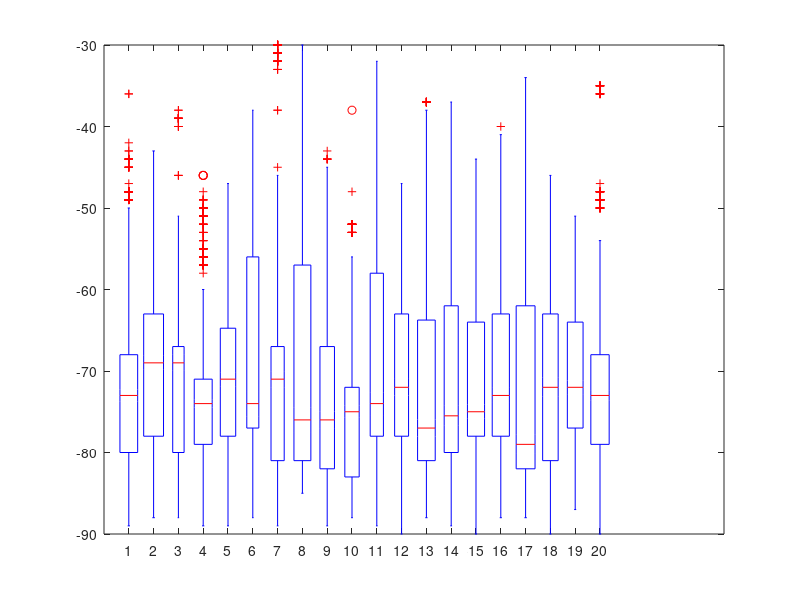

This chart was generated by the following MATLAB code: (Note: this script raises an error after producing the figure.)
exp = "RSSI online TWIST small 02 WiFi traffic";
x = [17.56,3.51,2.17,2.02,17.59,20.54,22.08,16.12,23.9,26.68,30.28,26.53,11.57,14.48,5.39,9.81,11.57,8.48,20.71,5.16];
y = [5.06,9.02,4.98,10.98,10.95,10.94,9.02,9.02,1.67,9.03,1.67,5.39,5.06,10.95,5.06,9.02,1.89,1.93,1.65,10.94];
z = [70.87,70.16,71.37,72.21,70.72,68.08,68.22,70.25,73.57,74.41,68.07,69.93,70.72,70.75,71.39,70.55,71.11,71.46,70.33,71.2];
variance = [146,2,84,2,140,2,116,2,94,2,199,2,285,2,149,2,108,2,109,2,193,2,129,2,224,2,134,2,115,2,108,2,217,2,107,2,84,2,139,2];
rssi1 = [-85,-85,-85,-85,-86,-85,-85,-85,-85,-85,-86,-85,-85,-85,-87,-85,-85,-86,-85,-86,-78,-78,-79,-78,-78,-79,-79,-79,-75,-76,-78,-76,-78,-77,-78,-80,-78,-78,-78,-78,-73,-71,-71,-72,-72,-71,-72,-70,-71,-72,-72,-70,-71,-72,-71,-70,-71,-71,-70,-72,-71,-72,-70,-70,-71,-70,-70,-71,-72,-71,-71,-72,-71,-71,-69,-72,-71,-70,-72,-70,-70,-71,-72,-70,-71,-71,-72,-70,-71,-72,-70,-71,-71,-73,-70,-71,-72,-72,-71,-72,-70,-70,-70,-70,-69,-71,-69,-69,-70,-71,-69,-70,-70,-70,-70,-70,-70,-70,-70,-71,-52,-53,-52,-53,-36,-52,-52,-53,-51,-49,-51,-52,-36,-51,-50,-52,-52,-71,-52,-53,-83,-83,-83,-83,-83,-83,-83,-45,-44,-71,-45,-43,-45,-43,-45,-45,-44,-44,-44,-44,-44,-45,-45,-44,-44,-42,-44,-80,-80,-80,-80,-80,-80,-80,-80,-89,-78,-79,-78,-78,-79,-79,-78,-79,-78,-78,-78,-78,-78,-78,-78,-79,-78,-79,-78,-79,-80,-80,-80,-80,-80,-80,-80,-80,-79,-79,-79,-79,-79,-79,-79,-79,-82,-82,-82,-82,-82,-82,-82,-79,-79,-79,-79,-79,-79,-79,-79,-78,-78,-79,-78,-79,-79,-78,-79,-75,-78,-79,-75,-76,-79,-76,-78,-76,-79,-78,-78,-69,-69,-69,-69,-69,-69,-70,-69,-69,-69,-69,-68,-69,-68,-47,-69,-69,-69,-69,-49,-80,-80,-80,-80,-81,-80,-81,-80,-80,-80,-80,-81,-80,-80,-80,-81,-80,-79,-81,-80,-59,-58,-59,-49,-58,-59,-59,-59,-58,-51,-59,-59,-59,-50,-58,-59,-59,-58,-59,-57,-69,-49,-69,-69,-69,-64,-69,-70,-69,-69,-69,-70,-69,-70,-69,-69,-69,-69,-69,-68,-79,-76,-76,-79,-76,-79,-76,-79,-79,-79,-79,-78,-79,-79,-78,-78,-79,-80,-79,-79,-74,-74,-74,-74,-74,-74,-74,-74,-84,-82,-82,-81,-80,-86,-78,-81,-86,-82,-81,-81,-73,-79,-83,-84,-80,-84,-84,-82,-48,-48,-49,-49,-49,-48,-48,-49,-49,-49,-49,-49,-48,-48,-48,-48,-49,-48,-48,-49,-74,-73,-73,-73,-73,-73,-73,-73,-73,-72,-73,-73,-73,-73,-73,-73,-73,-73,-73,-73,-73,-73,-74,-73,-73,-74,-72,-73,-73,-74,-74,-73,-73,-74,-73,-73,-74,-74,-73,-72,-50,-48,-48,-48,-49,-48,-48,-48,-49,-49,-48,-48,-49,-48,-48,-49,-49,-48,-48,-50,-48,-48,-49,-48,-48,-48,-48,-50,-48,-48,-49,-48,-48,-49,-48,-49,-48,-48,-49,-49,-74,-73,-73,-74,-74,-74,-73,-73,-74,-73,-73,-74,-73,-73,-74,-73,-73,-74,-73,-73,-81,-81,-81,-81,-81,-81,-81,-81,-61,-60,-61,-61,-61,-61,-61,-60,-61,-63,-60,-61,-60,-61,-61,-60,-61,-61,-48,-64,-81,-83,-83,-82,-82,-83,-69,-83,-82,-83,-83,-82,-83,-82,-82,-83,-84,-83,-82,-81,-81,-82,-81,-82,-82,-82,-82,-83,-82,-82,-81,-82,-81,-81,-82,-81,-81,-81,-82,-87,-87,-84,-86,-87,-87,-84,-87,-86,-88,-87,-87,-85,-84,-85,-85,-86,-87,-84,-86,-80,-80,-80,-80,-80,-80,-80,-80,-80,-80,-80,-80,-80,-80,-80,-80,-79,-79,-79,-79,-79,-79,-79,-79,-70,-48,-71,-70,-70,-71,-71,-72,-70,-71,-70,-70,-70,-70,-51,-70,-70,-51,-48,-71,-84,-84,-84,-84,-84,-84,-60,-59,-59,-59,-60,-60,-59,-59,-60,-60,-59,-60,-59,-59,-59,-59,-59,-60,-60,-58,-83,-81,-81,-81,-83,-81,-81,-83,-81,-81,-81,-81,-81,-81,-82,-82,-82,-83,-82,-80];
rssi2 = [-78,-78,-78,-78,-78,-78,-78,-78,-78,-78,-79,-78,-69,-69,-68,-69,-69,-60,-69,-69,-60,-69,-68,-66,-68,-69,-62,-67,-69,-61,-68,-67,-67,-69,-69,-60,-69,-69,-59,-69,-69,-67,-68,-69,-63,-67,-69,-61,-68,-67,-69,-68,-68,-61,-69,-68,-59,-69,-68,-66,-68,-69,-62,-67,-69,-61,-68,-67,-69,-69,-68,-69,-69,-67,-63,-67,-67,-63,-67,-67,-63,-67,-67,-64,-67,-64,-67,-67,-64,-67,-67,-67,-63,-63,-63,-63,-63,-63,-63,-63,-63,-63,-63,-63,-63,-63,-63,-63,-63,-63,-63,-63,-81,-81,-81,-81,-81,-81,-81,-81,-81,-81,-81,-81,-81,-86,-86,-85,-86,-86,-85,-85,-86,-86,-86,-86,-86,-85,-86,-85,-85,-86,-85,-79,-78,-78,-79,-78,-78,-75,-78,-79,-75,-78,-79,-75,-78,-79,-75,-78,-79,-75,-78,-61,-62,-68,-68,-62,-68,-68,-65,-68,-68,-65,-61,-68,-68,-61,-62,-68,-61,-62,-68,-63,-61,-63,-61,-62,-64,-62,-63,-63,-63,-62,-63,-61,-82,-82,-82,-82,-82,-82,-82,-82,-82,-82,-82,-82,-82,-82,-82,-82,-82,-82,-82,-82,-57,-58,-63,-57,-57,-60,-56,-57,-57,-62,-57,-57,-53,-57,-58,-53,-57,-57,-53,-76,-73,-74,-76,-73,-73,-73,-76,-72,-73,-76,-72,-73,-76,-72,-73,-75,-73,-74,-75,-74,-75,-73,-75,-74,-73,-75,-73,-75,-73,-73,-75,-73,-73,-74,-73,-73,-74,-75,-73,-79,-72,-73,-74,-79,-71,-74,-75,-71,-74,-75,-71,-74,-76,-73,-74,-75,-73,-72,-74,-63,-63,-63,-63,-63,-63,-63,-63,-63,-63,-63,-63,-63,-63,-63,-63,-63,-63,-63,-63,-74,-71,-74,-74,-74,-74,-74,-73,-74,-74,-71,-74,-74,-71,-74,-74,-71,-75,-72,-74,-71,-65,-67,-71,-65,-67,-71,-71,-66,-71,-71,-66,-71,-71,-66,-71,-71,-71,-65,-65,-61,-64,-66,-61,-62,-65,-66,-73,-63,-66,-70,-63,-62,-70,-63,-62,-65,-64,-67,-63,-64,-65,-61,-64,-66,-66,-63,-66,-66,-64,-64,-62,-70,-65,-62,-67,-65,-65,-75,-77,-75,-77,-77,-69,-76,-76,-73,-76,-75,-76,-75,-77,-76,-77,-72,-75,-77,-74,-56,-64,-64,-55,-63,-64,-56,-63,-63,-57,-55,-63,-56,-64,-60,-63,-64,-58,-63,-63,-87,-86,-87,-87,-86,-87,-87,-86,-87,-87,-88,-87,-87,-87,-87,-87,-87,-87,-87,-87,-73,-70,-70,-73,-68,-68,-73,-68,-72,-68,-73,-73,-67,-73,-69,-73,-71,-74,-73,-71,-61,-63,-63,-56,-54,-67,-56,-60,-63,-63,-64,-63,-64,-54,-63,-63,-55,-63,-63,-56,-61,-63,-63,-59,-61,-63,-65,-61,-63,-65,-64,-63,-65,-59,-62,-63,-59,-63,-63,-59,-68,-68,-68,-70,-68,-68,-68,-68,-68,-68,-68,-68,-68,-68,-68,-68,-68,-68,-68,-68,-68,-68,-68,-68,-68,-68,-68,-68,-68,-68,-68,-68,-68,-68,-68,-68,-68,-68,-68,-68,-68,-68,-68,-68,-68,-68,-68,-68,-67,-68,-68,-67,-68,-68,-67,-68,-68,-68,-68,-68,-79,-78,-78,-82,-78,-78,-82,-77,-78,-83,-77,-78,-79,-81,-79,-79,-78,-79,-79,-78,-49,-53,-49,-70,-49,-49,-49,-52,-49,-43,-44,-60,-49,-44,-49,-53,-48,-49,-51,-49,-63,-66,-66,-66,-64,-67,-66,-66,-68,-70,-66,-67,-66,-68,-66,-66,-67,-65,-66,-67,-79,-79,-79,-79,-79,-79,-79,-79,-79,-79,-79,-79,-79,-79,-79,-79,-79,-79,-79,-79,-80,-81,-81,-80,-81,-81,-80,-81,-81,-81,-81,-81,-81,-81,-81,-81,-80,-81,-81,-83,-80,-83,-80,-80,-82,-84,-80,-80,-80,-80,-80,-80,-81,-80,-80,-83,-80,-80,-83,-80,-79,-79,-79,-79,-79,-79,-79,-79,-79,-79,-79,-79,-79,-79,-79,-79,-79,-46,-50,-47,-49,-54,-48,-51,-49,-48,-48,-49,-48,-54,-46,-79,-48,-46,-47,-50,-48,-82,-78,-82,-82,-81,-78,-82,-81,-82,-76,-81,-83,-74,-82,-82,-79,-82,-82,-81,-83,-79,-79];
rssi3 = [-84,-83,-84,-84,-83,-84,-84,-84,-84,-84,-84,-83,-84,-83,-84,-83,-83,-83,-83,-83,-83,-83,-83,-83,-83,-83,-83,-83,-83,-83,-82,-82,-82,-82,-82,-82,-82,-82,-82,-82,-82,-83,-82,-82,-82,-82,-82,-82,-82,-82,-80,-76,-80,-80,-76,-78,-80,-76,-78,-80,-76,-78,-80,-78,-80,-78,-80,-51,-54,-53,-51,-53,-53,-53,-53,-53,-53,-54,-53,-52,-53,-54,-53,-53,-54,-55,-53,-58,-61,-61,-58,-61,-59,-59,-59,-59,-59,-59,-59,-59,-58,-59,-59,-58,-58,-59,-58,-59,-59,-59,-59,-59,-59,-59,-59,-59,-59,-59,-59,-59,-59,-59,-59,-59,-60,-59,-59,-68,-79,-79,-79,-79,-79,-79,-78,-79,-80,-79,-79,-80,-80,-79,-79,-80,-80,-79,-78,-79,-79,-79,-79,-78,-79,-80,-78,-79,-80,-78,-80,-79,-79,-79,-80,-80,-79,-80,-80,-87,-87,-87,-87,-88,-88,-87,-87,-88,-87,-86,-86,-86,-87,-86,-87,-86,-88,-87,-86,-72,-67,-68,-72,-67,-68,-68,-68,-67,-68,-68,-68,-68,-68,-69,-67,-68,-68,-67,-68,-78,-80,-79,-81,-80,-79,-80,-80,-79,-80,-80,-81,-81,-79,-78,-80,-79,-78,-80,-79,-68,-67,-62,-69,-67,-67,-68,-61,-68,-68,-68,-68,-68,-68,-68,-46,-68,-68,-46,-46,-68,-66,-68,-68,-66,-68,-67,-68,-67,-66,-68,-66,-66,-68,-66,-67,-69,-66,-65,-68,-69,-69,-66,-69,-67,-67,-69,-67,-66,-68,-66,-67,-68,-69,-67,-69,-66,-68,-74,-67,-66,-68,-67,-66,-68,-67,-67,-69,-67,-67,-69,-69,-66,-69,-67,-69,-68,-66,-68,-69,-84,-86,-85,-84,-86,-85,-84,-86,-85,-84,-86,-86,-83,-86,-85,-85,-84,-85,-86,-85,-39,-40,-39,-40,-40,-39,-39,-39,-38,-39,-39,-38,-39,-39,-39,-39,-39,-39,-40,-39,-78,-77,-78,-77,-78,-77,-77,-78,-77,-77,-77,-78,-77,-77,-77,-77,-77,-78,-77,-78,-68,-68,-68,-68,-68,-67,-68,-67,-68,-68,-68,-69,-68,-68,-68,-69,-67,-68,-68,-69,-84,-84,-84,-84,-79,-80,-80,-80,-78,-79,-81,-80,-80,-80,-79,-80,-80,-80,-80,-80,-80,-79,-80,-80,-69,-68,-68,-69,-68,-68,-69,-67,-68,-68,-69,-68,-68,-69,-69,-68,-66,-69,-68,-68];
rssi4 = [-88,-87,-88,-88,-87,-87,-88,-88,-88,-88,-88,-88,-88,-88,-88,-88,-88,-86,-87,-88,-74,-74,-75,-74,-74,-74,-75,-75,-74,-74,-75,-74,-74,-75,-75,-74,-74,-75,-75,-75,-74,-74,-75,-75,-74,-74,-74,-75,-74,-74,-74,-74,-75,-74,-75,-74,-74,-74,-74,-74,-74,-74,-75,-74,-74,-74,-74,-74,-74,-74,-74,-75,-74,-74,-74,-74,-74,-74,-74,-74,-85,-87,-87,-83,-85,-87,-87,-85,-87,-87,-73,-87,-87,-73,-85,-87,-83,-85,-87,-83,-82,-81,-82,-82,-81,-79,-82,-81,-79,-82,-81,-79,-82,-82,-82,-81,-82,-82,-81,-82,-79,-82,-82,-79,-83,-81,-80,-82,-81,-80,-82,-80,-82,-82,-80,-81,-82,-82,-72,-72,-72,-72,-72,-69,-72,-72,-69,-72,-72,-72,-72,-73,-72,-72,-72,-72,-72,-72,-74,-74,-75,-74,-72,-75,-74,-74,-74,-74,-73,-74,-75,-74,-74,-75,-74,-74,-75,-75,-74,-74,-75,-75,-74,-75,-74,-74,-75,-73,-75,-73,-74,-73,-74,-74,-74,-74,-74,-74,-74,-74,-75,-74,-74,-75,-73,-73,-74,-73,-73,-74,-74,-73,-75,-75,-74,-76,-76,-77,-77,-76,-76,-77,-76,-76,-76,-76,-76,-77,-76,-76,-76,-76,-76,-76,-76,-57,-56,-56,-57,-56,-56,-57,-56,-54,-56,-57,-54,-56,-57,-57,-56,-57,-56,-56,-56,-56,-56,-56,-56,-56,-55,-56,-55,-56,-55,-55,-55,-55,-55,-56,-56,-56,-55,-55,-55,-55,-56,-57,-56,-55,-57,-56,-56,-57,-55,-55,-55,-55,-54,-57,-55,-55,-56,-70,-73,-72,-71,-72,-71,-73,-73,-73,-73,-73,-72,-72,-72,-72,-73,-73,-73,-73,-73,-50,-50,-50,-46,-50,-51,-46,-51,-48,-54,-50,-51,-50,-50,-50,-51,-51,-50,-50,-51,-67,-75,-71,-71,-75,-71,-77,-75,-72,-71,-77,-71,-71,-77,-71,-71,-76,-72,-68,-71,-51,-49,-51,-49,-50,-50,-50,-51,-51,-50,-52,-51,-51,-51,-50,-50,-51,-51,-49,-51,-61,-62,-62,-63,-62,-63,-63,-62,-61,-63,-60,-62,-62,-63,-61,-62,-63,-62,-63,-63,-78,-78,-78,-78,-82,-78,-81,-82,-78,-81,-79,-78,-81,-79,-78,-79,-78,-78,-78,-78,-78,-78,-78,-78,-82,-78,-78,-78,-78,-78,-78,-78,-78,-78,-78,-78,-78,-78,-78,-78,-78,-82,-78,-78,-78,-78,-78,-78,-78,-78,-78,-78,-78,-78,-78,-78,-78,-78,-89,-89,-88,-85,-89,-88,-85,-89,-89,-89,-89,-89,-88,-89,-89,-88,-89,-89,-88,-79,-79,-77,-79,-79,-79,-79,-79,-79,-79,-79,-80,-77,-77,-79,-80,-79,-78,-79,-80,-56,-53,-57,-57,-58,-56,-57,-56,-57,-56,-57,-52,-51,-52,-56,-57,-60,-56,-57,-56,-72,-73,-72,-73,-71,-72,-73,-71,-72,-73,-72,-70,-72,-72,-72,-72,-72,-73,-72,-72,-73,-73,-72,-73,-71,-70,-73,-72,-72,-72,-72,-72,-73,-72,-72,-72,-72,-73,-73,-73,-72,-72,-70,-70,-73,-72,-70,-73,-72,-72,-73,-72,-72,-72,-72,-73,-72,-72,-77,-77,-77,-77,-81,-77,-77,-81,-77,-77,-76,-77,-77,-77,-77,-77,-76,-81,-77,-77,-77,-77,-77,-80,-77,-77,-77,-80,-77,-77,-77,-77,-81,-77,-77,-78,-80,-77,-81,-81,-80,-77,-81,-80,-77,-77,-80,-77,-77,-80,-77,-77,-78,-80,-77,-52,-84,-54,-49,-52,-52,-46,-53,-55,-51,-51,-53,-52,-53,-53,-52,-49,-53,-52,-50,-80,-81,-79,-80,-81,-79,-80,-80,-79,-82,-80,-79,-82,-78,-83,-80,-79,-80,-80,-79,-88,-88,-89,-88,-89,-88,-88,-89,-87,-88,-88,-88,-88,-88,-88,-88,-88];
rssi5 = [-78,-78,-78,-78,-78,-78,-78,-78,-78,-78,-78,-78,-78,-78,-78,-78,-78,-78,-78,-78,-78,-78,-78,-78,-78,-78,-78,-78,-78,-78,-78,-78,-78,-78,-78,-78,-64,-65,-64,-65,-65,-64,-65,-65,-64,-65,-65,-65,-65,-65,-64,-65,-65,-64,-65,-65,-64,-65,-64,-64,-66,-54,-64,-65,-64,-65,-66,-64,-65,-65,-65,-64,-64,-64,-65,-64,-64,-65,-65,-66,-55,-64,-65,-64,-64,-65,-65,-65,-65,-66,-64,-65,-65,-64,-65,-62,-89,-88,-88,-89,-88,-88,-88,-87,-88,-89,-88,-87,-88,-88,-87,-88,-87,-87,-88,-87,-70,-72,-69,-71,-71,-70,-71,-74,-70,-71,-68,-71,-71,-68,-70,-71,-72,-70,-72,-69,-80,-80,-79,-79,-79,-79,-79,-79,-79,-79,-79,-79,-79,-79,-56,-56,-56,-54,-56,-56,-56,-56,-56,-55,-54,-56,-55,-56,-57,-56,-56,-55,-56,-56,-81,-81,-81,-81,-81,-81,-81,-81,-81,-81,-81,-81,-81,-81,-81,-81,-81,-80,-80,-80,-80,-80,-80,-80,-80,-80,-80,-80,-80,-84,-84,-84,-84,-84,-84,-84,-84,-84,-84,-84,-84,-76,-76,-76,-76,-76,-76,-76,-76,-76,-76,-76,-76,-76,-76,-76,-76,-76,-76,-76,-76,-75,-75,-75,-75,-75,-75,-75,-75,-75,-75,-75,-75,-71,-70,-70,-70,-69,-70,-70,-69,-68,-70,-70,-70,-68,-70,-70,-70,-69,-70,-70,-69,-55,-55,-54,-55,-55,-55,-55,-54,-55,-55,-55,-55,-55,-55,-54,-55,-55,-55,-55,-55,-63,-63,-63,-63,-63,-63,-63,-63,-63,-63,-63,-63,-62,-61,-63,-63,-63,-63,-63,-62,-48,-48,-48,-49,-48,-49,-49,-47,-48,-49,-51,-48,-76,-49,-48,-49,-48,-48,-48,-49,-55,-55,-55,-55,-55,-55,-55,-55,-55,-55,-53,-55,-55,-54,-55,-55,-54,-55,-55,-54,-81,-66,-68,-68,-66,-68,-66,-67,-67,-66,-68,-67,-66,-68,-68,-67,-68,-68,-66,-68,-68,-67,-69,-57,-67,-69,-57,-67,-69,-57,-67,-67,-67,-69,-66,-67,-69,-66,-66,-68,-68,-68,-67,-67,-68,-57,-68,-67,-57,-68,-67,-68,-68,-67,-68,-68,-67,-68,-68,-67,-68,-84,-86,-86,-84,-85,-85,-86,-88,-85,-86,-87,-86,-85,-85,-86,-85,-88,-87,-86,-86,-74,-75,-76,-74,-75,-75,-75,-76,-75,-75,-76,-75,-75,-75,-75,-75,-75,-78,-75,-75,-82,-82,-82,-82,-82,-82,-82,-83,-83,-82,-82,-83,-82,-81,-82,-83,-83,-82,-82,-82,-77,-77,-77,-77,-77,-77,-77,-77,-76,-77,-77,-77,-77,-77,-77,-76,-78,-77,-77,-77,-71,-73,-73,-71,-72,-73,-71,-71,-73,-73,-71,-72,-73,-71,-71,-73,-71,-71,-73,-71,-73,-72,-71,-73,-73,-71,-73,-73,-71,-73,-73,-71,-71,-73,-71,-71,-71,-74,-71,-71,-71,-73,-73,-71,-73,-73,-71,-73,-73,-71,-71,-73,-71,-71,-70,-73,-71,-71,-73,-71,-64,-75,-63,-64,-70,-64,-64,-63,-63,-63,-64,-64,-63,-63,-63,-63,-69,-63,-63,-63,-78,-78,-79,-78,-78,-78,-78,-76,-78,-78,-79,-78,-78,-79,-78,-78,-77,-78,-78,-78];
rssi6 = [-49,-47,-48,-48,-47,-48,-47,-47,-48,-48,-46,-62,-48,-48,-49,-47,-47,-47,-48,-47,-47,-48,-47,-47,-47,-47,-47,-47,-47,-47,-47,-47,-47,-47,-48,-47,-47,-47,-47,-47,-47,-48,-47,-48,-48,-47,-48,-47,-47,-48,-48,-47,-48,-47,-47,-47,-47,-47,-47,-47,-87,-87,-86,-87,-87,-88,-88,-86,-88,-86,-87,-87,-87,-87,-88,-87,-87,-87,-87,-87,-71,-73,-74,-72,-73,-72,-72,-73,-72,-69,-73,-71,-71,-74,-72,-71,-74,-67,-71,-74,-55,-53,-67,-55,-66,-67,-69,-66,-64,-67,-66,-66,-67,-66,-66,-67,-65,-67,-66,-53,-76,-76,-74,-77,-76,-76,-76,-74,-75,-76,-75,-76,-76,-75,-74,-76,-76,-75,-76,-76,-56,-56,-56,-56,-56,-56,-56,-56,-56,-56,-57,-56,-56,-56,-55,-56,-56,-56,-56,-56,-53,-53,-52,-53,-69,-52,-53,-53,-52,-53,-53,-52,-53,-53,-53,-53,-52,-53,-53,-52,-39,-38,-39,-39,-39,-39,-39,-39,-39,-38,-38,-38,-38,-39,-38,-39,-39,-38,-38,-39,-57,-56,-56,-56,-56,-55,-56,-56,-49,-56,-56,-55,-56,-56,-56,-55,-56,-56,-56,-56,-73,-74,-74,-73,-73,-75,-74,-73,-74,-75,-74,-73,-74,-74,-73,-74,-74,-73,-75,-74,-74,-74,-74,-74,-74,-74,-73,-75,-74,-73,-74,-74,-73,-74,-75,-74,-74,-74,-74,-74,-74,-73,-73,-74,-74,-73,-74,-73,-73,-74,-74,-74,-73,-74,-74,-74,-73,-74,-74,-74,-88,-88,-88,-88,-88,-88,-88,-88,-88,-88,-88,-88,-86,-88,-88,-86,-82,-83,-83,-82,-83,-83,-82,-83,-83,-82,-75,-77,-83,-82,-82,-83,-82,-82,-83,-83,-82,-82,-82,-83,-83,-82,-83,-83,-82,-83,-82,-84,-83,-82,-82,-84,-83,-82,-84,-82,-80,-79,-79,-79,-79,-80,-80,-79,-79,-80,-78,-78,-79,-79,-79,-75,-79,-80,-79,-74,-77,-76,-74,-76,-73,-76,-75,-74,-75,-77,-75,-75,-76,-73,-77,-75,-74,-76,-76,-73,-74,-76,-73,-76,-75,-74,-76,-77,-74,-76,-76,-73,-77,-77,-74,-76,-76,-74,-76,-77,-76,-73,-75,-74,-74,-75,-77,-74,-75,-77,-74,-76,-76,-74,-76,-76,-74,-76,-76,-74,-63,-62,-63,-63,-62,-63,-64,-62,-63,-61,-63,-63,-63,-63,-63,-63,-63,-62,-63,-62,-84,-84,-85,-84,-82,-85,-84,-84,-84,-85,-85,-84,-84,-84,-85,-83,-85,-84,-84,-85];
rssi7 = [-30,-32,-32,-30,-30,-31,-32,-31,-30,-33,-31,-32,-31,-31,-31,-31,-31,-31,-32,-32,-32,-30,-31,-30,-32,-31,-31,-32,-31,-33,-31,-30,-30,-31,-31,-30,-32,-33,-30,-32,-30,-32,-32,-30,-30,-32,-30,-31,-32,-31,-32,-31,-31,-31,-31,-31,-30,-32,-32,-77,-75,-76,-74,-76,-76,-76,-76,-76,-76,-76,-76,-80,-76,-76,-75,-76,-75,-75,-75,-59,-59,-57,-59,-58,-58,-59,-58,-58,-59,-58,-51,-57,-58,-57,-57,-58,-58,-67,-58,-59,-61,-38,-59,-60,-38,-59,-60,-59,-60,-59,-59,-58,-60,-59,-58,-59,-60,-59,-52,-89,-88,-88,-88,-88,-89,-88,-88,-87,-88,-87,-88,-88,-87,-88,-88,-88,-89,-88,-88,-82,-82,-82,-81,-82,-82,-81,-82,-82,-81,-82,-82,-82,-81,-82,-82,-81,-82,-82,-81,-81,-81,-81,-88,-85,-88,-89,-89,-88,-89,-89,-88,-89,-89,-88,-89,-89,-88,-89,-89,-88,-89,-89,-70,-56,-70,-70,-70,-70,-70,-70,-68,-70,-70,-70,-70,-50,-69,-70,-69,-69,-70,-69,-70,-70,-70,-70,-71,-71,-70,-70,-70,-70,-69,-70,-70,-71,-70,-69,-71,-70,-70,-71,-46,-46,-46,-46,-45,-46,-47,-46,-46,-46,-46,-46,-46,-46,-46,-46,-46,-46,-46,-46,-70,-52,-70,-70,-70,-70,-70,-69,-70,-51,-69,-70,-69,-71,-70,-70,-56,-70,-71,-70,-68,-70,-70,-69,-70,-69,-70,-70,-68,-70,-70,-68,-68,-67,-68,-67,-68,-68,-70,-71,-77,-76,-73,-77,-73,-74,-77,-76,-74,-76,-77,-76,-73,-77,-76,-73,-77,-76,-73,-74,-77,-74,-74,-74,-76,-76,-74,-76,-77,-76,-74,-77,-77,-77,-78,-77,-77,-78,-77,-69,-70,-70,-68,-70,-68,-68,-68,-68,-68,-68,-71,-68,-70,-71,-68,-70,-69,-68,-70,-70,-69,-67,-70,-70,-68,-70,-68,-67,-68,-69,-70,-67,-68,-71,-70,-68,-71,-70,-68,-73,-76,-73,-78,-77,-73,-78,-77,-73,-77,-76,-77,-77,-76,-73,-77,-74,-74,-77,-77,-73,-74,-74,-74,-74,-74,-74,-73,-74,-74,-74,-72,-74,-73,-72,-74,-73,-73,-74,-74,-85,-86,-84,-85,-85,-84,-84,-84,-84,-86,-84,-84,-84,-84,-85,-84,-85,-84,-84,-84,-88,-88,-85,-88,-87,-86,-88,-87,-88,-88,-88,-88,-85,-87,-87,-89,-86,-88,-88,-86,-79,-79,-75,-79,-87,-75,-79,-85,-75,-79,-85,-75,-79,-85,-75,-79,-79,-79,-79,-69,-69,-70,-69,-69,-69,-69,-69,-68,-53,-69,-69,-70,-69,-68,-69,-70,-69,-69,-70,-83,-82,-82,-82,-82,-82,-81,-81,-82,-82,-83,-81,-82,-82,-81,-83,-83,-81,-82,-82];
rssi8 = [-77,-77,-78,-77,-76,-78,-77,-77,-78,-77,-77,-78,-77,-76,-79,-77,-77,-78,-77,-78,-77,-76,-78,-77,-77,-77,-77,-77,-78,-78,-77,-77,-77,-76,-77,-77,-78,-77,-77,-78,-77,-77,-77,-77,-77,-77,-77,-78,-77,-78,-77,-76,-78,-77,-78,-77,-77,-77,-78,-77,-54,-30,-54,-55,-30,-55,-54,-54,-54,-54,-54,-54,-55,-54,-55,-55,-55,-54,-55,-54,-54,-31,-54,-54,-54,-54,-55,-54,-55,-54,-55,-54,-31,-55,-30,-55,-54,-55,-55,-54,-55,-55,-54,-55,-55,-54,-55,-55,-54,-54,-55,-30,-54,-82,-83,-83,-83,-83,-83,-83,-83,-83,-82,-83,-83,-82,-83,-82,-82,-83,-82,-82,-83,-68,-67,-66,-65,-68,-66,-65,-68,-69,-64,-68,-69,-64,-67,-67,-68,-64,-68,-72,-66,-79,-79,-80,-80,-79,-80,-80,-79,-80,-80,-80,-79,-80,-80,-79,-80,-79,-80,-81,-79,-81,-79,-81,-80,-81,-81,-81,-81,-79,-81,-81,-78,-80,-48,-51,-50,-50,-50,-51,-50,-48,-51,-50,-51,-49,-46,-50,-51,-50,-51,-50,-50,-50,-80,-80,-80,-80,-80,-80,-80,-80,-80,-80,-80,-80,-80,-80,-80,-80,-80,-80,-80,-84,-83,-84,-83,-83,-83,-84,-84,-84,-84,-84,-84,-84,-84,-83,-85,-84,-83,-84,-85,-76,-77,-76,-77,-77,-77,-77,-77,-76,-75,-77,-77,-76,-75,-76,-76,-77,-76,-76,-77,-76,-76,-75,-77,-76,-75,-77,-76,-76,-75,-76,-76,-76,-77,-76,-76,-77,-76,-75,-77,-77,-77,-77,-76,-77,-79,-76,-77,-79,-76,-75,-76,-77,-76,-78,-78,-76,-78,-78,-78,-78,-78,-77,-78,-78,-79,-77,-76,-78,-78,-77,-78,-78,-76,-78,-78,-78,-78,-52,-52,-52,-51,-51,-46,-51,-52,-52,-52,-52,-52,-52,-52,-50,-48,-52,-52,-53,-51,-73,-73,-70,-73,-72,-73,-73,-71,-71,-73,-73,-74,-73,-73,-73,-73,-73,-73,-73,-72,-57,-52,-57,-53,-53,-52,-54,-53,-52,-53,-54,-53,-53,-53,-54,-53,-53,-53,-54,-53,-52,-49,-52,-52,-49,-52,-52,-52,-52,-52,-52,-52,-52,-51,-52,-52,-51,-52,-52,-51,-81,-81,-81,-81,-81,-81,-81,-79,-81,-81,-78,-81,-81,-80,-80,-81,-81,-81,-81,-81,-56,-57,-56,-57,-57,-56,-56,-57,-56,-56,-59,-68,-56,-57,-56,-57,-77,-57,-56,-57,-57,-56,-57,-57,-56,-57,-57,-56,-57,-57,-56,-56,-57,-68,-56,-57,-68,-57,-56,-57,-57,-56,-56,-57,-56,-56,-57,-56,-56,-57,-68,-56,-57,-68,-57,-56,-57,-78,-70,-70,-69,-70,-70,-69,-70,-70,-70,-70,-70,-67,-74,-50,-70,-70,-69,-70,-70,-70,-82,-81,-81,-82,-82,-82,-82,-82,-81,-82,-81,-81,-81,-82,-82,-81,-82,-82,-81,-81,-81,-81,-81,-81,-81,-80,-81,-82,-80,-80,-81,-81,-82,-81,-81,-82,-81,-81,-81,-81,-84,-81,-83,-83,-81,-83,-84,-83,-82,-83,-83,-81,-83,-84,-83,-83,-83,-83,-81,-83,-82,-82,-82,-83,-83,-83,-81,-83,-83,-82,-83,-83,-83,-83,-83,-84,-81,-82,-83,-82,-81,-83,-84,-84,-81,-83,-84,-83,-84,-83,-84,-83,-82,-83,-82,-83,-82,-81,-83,-84,-61,-64,-64,-64,-64,-64,-64,-62,-67,-64,-64,-63,-64,-64,-63,-62,-64,-63,-62,-64,-72,-71,-70,-70,-71,-70,-71,-71,-71,-70,-71,-71,-71,-71,-70,-71,-71,-68,-71,-71];
rssi9 = [-85,-85,-85,-85,-85,-85,-85,-85,-84,-85,-85,-84,-85,-85,-87,-85,-85,-87,-85,-85,-68,-68,-68,-67,-68,-68,-68,-68,-67,-67,-68,-66,-67,-68,-65,-69,-68,-68,-68,-68,-78,-77,-78,-77,-78,-77,-75,-77,-75,-77,-76,-77,-76,-88,-89,-88,-89,-88,-89,-88,-89,-88,-89,-89,-88,-89,-89,-88,-77,-77,-76,-77,-77,-76,-77,-77,-76,-77,-75,-77,-77,-75,-77,-75,-77,-76,-77,-76,-76,-77,-76,-76,-76,-76,-76,-76,-75,-77,-77,-76,-78,-77,-76,-77,-77,-58,-59,-58,-59,-58,-58,-58,-58,-59,-59,-57,-58,-58,-59,-59,-58,-59,-58,-59,-59,-46,-44,-45,-46,-44,-45,-47,-47,-44,-48,-45,-45,-44,-47,-45,-44,-45,-45,-43,-46,-57,-55,-56,-57,-56,-56,-56,-57,-56,-56,-59,-57,-55,-59,-58,-59,-54,-57,-55,-56,-78,-80,-77,-79,-79,-78,-80,-78,-80,-78,-78,-79,-78,-79,-78,-78,-78,-78,-78,-79,-79,-79,-79,-79,-81,-78,-80,-78,-79,-78,-78,-79,-78,-78,-77,-78,-78,-79,-78,-78,-80,-80,-77,-79,-80,-78,-79,-80,-80,-79,-79,-79,-78,-79,-79,-78,-78,-77,-67,-68,-68,-68,-68,-67,-66,-68,-68,-66,-68,-68,-68,-68,-69,-68,-68,-67,-68,-67,-84,-85,-82,-83,-82,-85,-82,-82,-84,-83,-82,-84,-85,-82,-84,-85,-82,-84,-85,-82,-89,-87,-87,-89,-87,-89,-87,-87,-87,-87,-89,-87,-87,-89,-87,-87,-88,-87,-86,-87,-87,-86,-87,-86,-87,-86,-87,-88,-86,-87,-74,-72,-72,-75,-74,-73,-73,-74,-72,-73,-74,-73,-72,-75,-74,-72,-75,-74,-72,-73,-81,-83,-84,-81,-83,-84,-82,-83,-82,-84,-82,-81,-84,-82,-81,-84,-83,-81,-83,-83,-67,-67,-67,-67,-68,-67,-66,-68,-68,-66,-68,-69,-68,-68,-68,-67,-68,-67,-67,-68,-85,-85,-83,-85,-85,-85,-85,-85,-85,-85,-85,-85,-85,-85,-66,-66,-66,-67,-66,-67,-66,-66,-66,-66,-66,-65,-63,-65,-63,-63,-65,-64,-65,-64,-65,-63,-63,-65,-64,-63,-63,-64,-63,-63,-64,-63,-63,-64,-65,-63,-65,-65,-64,-65,-65,-64,-69,-67,-65,-68,-67,-68,-68,-67,-68,-67,-68,-69,-67,-66,-69,-68,-68,-69,-65,-68,-68,-68,-67,-68,-67,-66,-69,-67,-68,-66,-68,-67,-66,-70,-67,-66,-70,-67,-63,-63,-65,-67,-63,-65,-67,-63,-64,-67,-63,-64,-63,-64,-63,-63,-74,-68,-73,-72,-73,-74,-71,-73,-73,-71,-72,-70,-71,-70,-73,-69,-70,-73,-71,-70,-87,-87,-87,-87,-87,-87,-87,-87,-87,-87,-87,-87,-87,-87,-87,-87,-87,-87,-87,-87,-80,-82,-81,-83,-81,-82,-81,-80,-82,-80,-81,-82,-81,-81,-81,-83,-81,-82,-82,-82,-80,-80,-80,-80,-80,-80,-80,-76,-77,-77,-76,-77,-77,-77,-77,-77,-76,-77,-77,-77,-76,-77,-78,-77,-77,-78,-77];
rssi10 = [-84,-82,-83,-83,-84,-82,-84,-85,-83,-84,-84,-84,-85,-84,-82,-84,-83,-83,-84,-84,-52,-58,-58,-52,-52,-52,-52,-53,-52,-57,-58,-57,-58,-58,-58,-58,-58,-58,-58,-58,-86,-87,-87,-86,-87,-87,-86,-87,-87,-87,-86,-86,-87,-86,-86,-86,-86,-86,-86,-86,-52,-53,-52,-53,-52,-52,-58,-58,-57,-58,-57,-58,-58,-58,-58,-58,-58,-52,-58,-58,-52,-53,-52,-58,-58,-58,-58,-58,-58,-58,-58,-58,-58,-58,-52,-52,-58,-52,-52,-52,-73,-74,-74,-73,-74,-74,-74,-74,-74,-74,-74,-74,-74,-74,-74,-74,-74,-74,-74,-74,-53,-53,-53,-53,-56,-52,-53,-52,-57,-52,-79,-53,-53,-79,-53,-38,-53,-53,-52,-53,-71,-69,-71,-73,-72,-86,-73,-73,-73,-72,-73,-73,-72,-69,-73,-72,-72,-72,-72,-68,-80,-80,-80,-80,-80,-80,-81,-81,-74,-74,-74,-74,-74,-75,-74,-74,-75,-74,-74,-74,-74,-74,-74,-74,-75,-75,-74,-74,-76,-75,-76,-74,-73,-76,-76,-75,-76,-74,-76,-76,-71,-74,-77,-75,-76,-77,-75,-76,-87,-85,-86,-87,-85,-86,-87,-84,-87,-86,-85,-87,-85,-85,-87,-85,-86,-87,-85,-86,-87,-87,-85,-87,-87,-86,-87,-87,-86,-87,-87,-86,-86,-87,-86,-86,-85,-86,-86,-85,-59,-59,-58,-58,-58,-58,-58,-58,-58,-58,-58,-57,-58,-58,-57,-58,-57,-59,-58,-57,-75,-75,-76,-76,-76,-76,-77,-73,-75,-75,-73,-74,-75,-76,-75,-76,-75,-75,-76,-76,-75,-74,-74,-74,-74,-74,-75,-74,-74,-75,-74,-75,-75,-74,-75,-74,-74,-75,-74,-74,-80,-83,-84,-84,-83,-82,-80,-83,-79,-80,-81,-80,-80,-79,-80,-81,-80,-80,-80,-80,-71,-73,-72,-71,-74,-73,-72,-71,-73,-72,-72,-72,-71,-71,-64,-72,-71,-71,-73,-71,-72,-72,-72,-71,-72,-74,-71,-71,-72,-73,-71,-71,-73,-71,-71,-73,-71,-71,-73,-72,-81,-80,-80,-80,-81,-80,-80,-81,-80,-81,-81,-80,-80,-80,-84,-80,-81,-83,-80,-82,-80,-80,-81,-80,-80,-80,-81,-81,-80,-80,-81,-81,-80,-84,-83,-84,-83,-83,-84,-81,-73,-72,-71,-71,-73,-72,-71,-73,-71,-71,-74,-71,-72,-73,-71,-72,-73,-72,-72,-72,-74,-74,-75,-75,-74,-74,-74,-74,-74,-74,-74,-75,-74,-74,-74,-75,-74,-75,-74,-74,-88,-86,-85,-88,-85,-88,-88,-88,-88,-86,-87,-88,-86,-87,-88,-86,-87,-76,-80,-80,-80,-76,-80,-80,-79,-79,-73,-71,-79,-77,-52,-79,-80,-52,-80,-80,-79,-86,-87,-87,-86,-86,-86,-87,-86,-86,-86,-87,-86,-87,-86,-87,-86,-86,-86,-87,-86,-85,-85,-82,-85,-84,-82,-85,-85,-84,-85,-84,-84,-85,-84,-84,-85,-84,-85,-85,-82,-75,-79,-48,-77,-79,-77,-76,-77,-74,-77,-74,-79,-71,-74,-79,-76,-77,-77,-77];
rssi11 = [-86,-86,-86,-86,-86,-86,-86,-86,-72,-75,-71,-73,-76,-72,-75,-72,-72,-72,-72,-73,-72,-72,-75,-75,-72,-75,-75,-72,-87,-88,-88,-88,-88,-88,-88,-88,-88,-88,-88,-88,-72,-72,-72,-75,-72,-72,-72,-72,-72,-72,-72,-72,-76,-72,-72,-76,-72,-72,-76,-72,-75,-71,-72,-75,-72,-75,-72,-72,-72,-72,-74,-73,-72,-74,-74,-73,-76,-75,-72,-72,-46,-46,-46,-46,-46,-46,-46,-46,-46,-46,-46,-46,-46,-46,-46,-46,-46,-46,-46,-46,-33,-33,-33,-34,-34,-33,-33,-33,-34,-88,-32,-33,-34,-33,-33,-33,-33,-34,-33,-33,-54,-54,-53,-53,-52,-53,-54,-54,-53,-53,-54,-54,-53,-53,-54,-53,-54,-54,-53,-54,-75,-75,-76,-74,-75,-74,-74,-74,-75,-75,-75,-75,-75,-72,-74,-75,-74,-75,-75,-75,-75,-74,-75,-75,-75,-77,-75,-75,-75,-74,-75,-75,-74,-75,-74,-75,-74,-74,-75,-75,-75,-74,-76,-73,-75,-77,-73,-75,-75,-74,-74,-75,-74,-75,-75,-75,-74,-58,-58,-58,-59,-58,-58,-58,-58,-58,-58,-58,-58,-58,-58,-58,-59,-58,-58,-58,-58,-85,-84,-82,-63,-81,-82,-63,-85,-82,-63,-85,-83,-85,-85,-85,-84,-85,-85,-82,-87,-87,-59,-60,-58,-59,-58,-59,-58,-58,-59,-58,-58,-58,-58,-59,-58,-58,-59,-58,-58,-58,-65,-69,-70,-69,-69,-69,-69,-69,-69,-69,-69,-69,-69,-69,-70,-70,-69,-70,-70,-69,-85,-84,-85,-85,-84,-85,-82,-84,-85,-82,-85,-83,-85,-84,-85,-85,-59,-58,-59,-59,-58,-58,-58,-59,-59,-58,-58,-58,-59,-59,-58,-59,-58,-58,-60,-59,-77,-77,-76,-77,-79,-77,-77,-79,-78,-77,-77,-80,-77,-77,-78,-78,-77,-77,-77,-78,-52,-51,-52,-52,-51,-50,-50,-52,-50,-53,-52,-50,-52,-51,-52,-50,-52,-52,-51,-51,-52,-52,-52,-50,-50,-50,-51,-50,-50,-52,-50,-52,-52,-52,-52,-52,-51,-52,-52,-51,-79,-77,-78,-77,-77,-78,-78,-77,-78,-78,-79,-77,-76,-78,-77,-77,-76,-78,-79,-76,-75,-78,-79,-77,-80,-78,-78,-77,-77,-77,-76,-79,-78,-77,-76,-77,-77,-77,-51,-52,-52,-51,-50,-51,-62,-50,-55,-52,-50,-52,-55,-52,-51,-52,-52,-50,-52,-52,-75,-75,-54,-77,-75,-75,-78,-73,-76,-75,-77,-76,-75,-77,-76,-75,-64,-75,-75,-64,-89,-89,-89,-89,-89,-89,-81,-83,-82,-79,-80,-82,-80,-80,-80,-79,-81,-81,-80,-81,-81,-82,-81,-82,-77,-81,-88,-88,-88,-79,-81,-80,-80,-81,-82,-81,-81,-81,-81,-81,-81,-81,-81,-81,-80,-80,-79,-81,-81];
rssi12 = [-74,-73,-73,-74,-73,-73,-74,-73,-73,-74,-72,-73,-73,-74,-73,-72,-73,-74,-73,-73,-72,-73,-73,-72,-73,-71,-72,-73,-71,-73,-72,-73,-73,-72,-73,-73,-73,-72,-73,-73,-72,-73,-72,-72,-73,-72,-73,-72,-73,-73,-72,-73,-73,-73,-72,-73,-73,-72,-73,-73,-59,-59,-59,-59,-59,-60,-59,-59,-60,-59,-59,-59,-59,-59,-59,-59,-59,-59,-59,-59,-49,-49,-49,-49,-49,-48,-49,-85,-49,-49,-49,-48,-48,-49,-48,-49,-49,-49,-47,-49,-53,-54,-53,-54,-51,-53,-53,-54,-57,-53,-53,-53,-54,-54,-54,-54,-54,-90,-53,-54,-87,-88,-87,-88,-88,-87,-88,-89,-87,-88,-87,-87,-87,-87,-88,-87,-87,-88,-88,-87,-78,-77,-78,-78,-78,-78,-78,-78,-78,-78,-78,-78,-78,-78,-80,-78,-78,-78,-77,-78,-78,-78,-78,-78,-78,-78,-78,-78,-77,-78,-78,-78,-78,-78,-78,-78,-78,-78,-78,-78,-78,-78,-77,-78,-77,-77,-77,-77,-77,-78,-77,-78,-78,-78,-78,-79,-78,-78,-67,-63,-63,-67,-62,-62,-67,-62,-67,-67,-68,-67,-67,-68,-67,-67,-67,-67,-68,-67,-85,-82,-85,-84,-84,-85,-84,-81,-85,-84,-84,-77,-84,-84,-86,-77,-85,-84,-85,-85,-63,-67,-63,-67,-67,-66,-68,-67,-67,-67,-67,-67,-67,-67,-67,-67,-62,-63,-67,-62,-75,-76,-77,-75,-76,-77,-50,-75,-76,-75,-76,-76,-76,-76,-76,-76,-71,-75,-76,-71,-84,-83,-86,-84,-83,-86,-83,-86,-84,-84,-81,-79,-84,-84,-79,-84,-84,-83,-84,-62,-67,-67,-67,-67,-67,-67,-67,-67,-68,-67,-67,-68,-69,-62,-62,-67,-62,-62,-66,-87,-87,-87,-87,-87,-87,-87,-87,-87,-87,-87,-87,-87,-66,-66,-66,-66,-66,-66,-66,-66,-66,-66,-66,-66,-66,-67,-66,-66,-67,-66,-66,-66,-52,-52,-52,-52,-52,-52,-52,-52,-52,-52,-52,-52,-52,-52,-52,-52,-52,-52,-52,-52,-52,-52,-52,-52,-52,-52,-52,-52,-52,-54,-52,-52,-52,-52,-52,-52,-52,-52,-52,-52,-66,-67,-66,-66,-66,-67,-67,-66,-67,-67,-66,-67,-67,-66,-67,-67,-65,-67,-67,-66,-67,-67,-66,-66,-67,-66,-66,-66,-66,-66,-66,-66,-67,-66,-67,-67,-66,-67,-66,-52,-53,-52,-53,-52,-52,-53,-52,-52,-52,-52,-52,-52,-52,-52,-52,-52,-52,-52,-52,-70,-69,-72,-67,-69,-68,-70,-68,-69,-66,-70,-69,-70,-67,-69,-69,-69,-70,-70,-69,-83,-83,-83,-84,-83,-83,-83,-84,-83,-83,-82,-83,-84,-83,-83,-84,-82,-83,-83,-83,-85,-78,-84,-85,-86,-84,-85,-86,-84,-85,-85,-84,-84,-85,-78,-84,-85,-78,-84,-75,-75,-75,-75,-75,-74,-75,-75,-74,-75,-75,-75,-74,-75,-75,-75,-75,-74,-76,-75];
rssi13 = [-82,-81,-81,-81,-82,-81,-81,-82,-83,-82,-81,-82,-82,-81,-81,-81,-82,-81,-81,-82,-81,-81,-82,-81,-81,-81,-81,-81,-81,-78,-79,-78,-79,-79,-79,-79,-80,-79,-79,-80,-79,-80,-79,-79,-79,-79,-78,-79,-78,-79,-79,-78,-79,-80,-79,-79,-80,-79,-80,-79,-80,-80,-79,-80,-79,-79,-79,-79,-80,-79,-79,-80,-79,-79,-80,-79,-79,-80,-79,-78,-84,-78,-82,-79,-80,-80,-81,-80,-81,-81,-80,-80,-81,-80,-79,-82,-81,-79,-81,-81,-80,-57,-57,-58,-56,-57,-56,-56,-59,-57,-56,-56,-56,-56,-59,-57,-57,-56,-56,-56,-59,-77,-81,-77,-78,-81,-77,-77,-81,-77,-81,-76,-81,-81,-77,-81,-81,-76,-77,-81,-81,-38,-37,-38,-37,-37,-38,-37,-37,-37,-37,-37,-37,-37,-37,-38,-37,-37,-37,-38,-37,-82,-81,-81,-82,-81,-81,-82,-81,-81,-81,-81,-81,-81,-82,-81,-81,-81,-81,-81,-81,-81,-81,-81,-81,-81,-81,-81,-81,-81,-81,-81,-81,-81,-81,-81,-81,-81,-81,-77,-78,-75,-76,-75,-75,-73,-77,-76,-76,-77,-78,-75,-77,-75,-76,-76,-76,-76,-77,-81,-81,-81,-81,-81,-81,-81,-81,-82,-81,-81,-82,-81,-82,-72,-73,-72,-73,-73,-72,-73,-72,-72,-73,-73,-72,-73,-73,-72,-73,-72,-72,-73,-72,-72,-73,-73,-73,-72,-73,-73,-72,-72,-73,-72,-73,-73,-72,-73,-73,-72,-73,-73,-81,-79,-79,-80,-78,-78,-79,-79,-79,-79,-79,-79,-79,-77,-79,-79,-79,-79,-79,-79,-79,-54,-54,-53,-54,-53,-54,-53,-54,-54,-53,-54,-54,-53,-54,-54,-50,-54,-54,-53,-54,-86,-86,-87,-86,-87,-86,-86,-87,-86,-86,-86,-86,-86,-86,-86,-87,-86,-86,-86,-86,-75,-75,-75,-75,-75,-76,-75,-75,-76,-76,-75,-76,-76,-75,-76,-74,-75,-76,-75,-54,-53,-51,-53,-54,-54,-53,-53,-54,-53,-56,-54,-53,-56,-53,-54,-54,-54,-53,-54,-87,-88,-88,-88,-87,-86,-88,-87,-87,-88,-88,-87,-87,-88,-87,-88,-86,-87,-88,-86,-86,-85,-88,-87,-86,-85,-87,-86,-80,-88,-85,-80,-87,-85,-80,-86,-85,-88,-39,-40,-40,-39,-39,-40,-40,-40,-39,-39,-40,-39,-39,-40,-39,-40,-40,-39,-39,-40,-39,-39,-40,-40,-40,-39,-40,-39,-40,-40,-40,-39,-39,-40,-40,-39,-40,-40,-39,-39,-39,-39,-40,-39,-40,-40,-40,-39,-40,-40,-40,-40,-40,-39,-40,-39,-40,-40,-40,-39,-55,-52,-51,-51,-51,-52,-54,-48,-49,-51,-51,-50,-51,-52,-52,-51,-51,-54,-51,-51,-88,-88,-88,-88,-88,-88,-88,-88,-88,-88,-88,-88,-88,-88,-88,-88,-88,-88,-88,-87,-66,-65,-66,-64,-65,-67,-64,-67,-69,-65,-66,-69,-67,-69,-69,-67,-69,-66,-66,-78,-79,-78,-78,-79,-78,-77,-77,-80,-80,-77,-78,-80,-78,-78,-77,-78,-77,-77,-77,-79,-79,-77,-77,-77,-77,-77,-77,-80,-80,-77,-80,-77,-77,-78,-78,-78,-77,-78,-78,-81,-76,-77,-80,-76,-81,-80,-76,-77,-81,-81,-77,-80,-77,-77,-80,-77,-77,-81,-77,-76,-77,-80,-76,-78,-80,-76,-77,-80,-76,-78,-80,-76,-78,-80,-77,-77,-80,-80,-77,-78,-77,-80,-80,-77,-78,-79,-78,-78,-77,-77,-78,-78,-77,-78,-80,-77,-77,-79,-65,-66,-63,-65,-64,-65,-64,-63,-63,-64,-64,-65,-65,-63,-64,-66,-64,-63,-63,-63,-71,-72,-72,-73,-72,-72,-73,-73,-72,-73,-72,-73,-72,-72,-73,-73,-72,-72,-72,-72];
rssi14 = [-69,-70,-69,-70,-69,-70,-69,-70,-69,-70,-69,-70,-70,-69,-69,-70,-69,-69,-69,-69,-69,-70,-69,-70,-69,-69,-70,-70,-69,-69,-70,-69,-69,-70,-69,-70,-69,-69,-69,-68,-70,-69,-69,-70,-70,-69,-69,-70,-69,-69,-70,-69,-84,-83,-81,-82,-82,-81,-82,-84,-81,-82,-83,-81,-84,-82,-67,-84,-82,-67,-83,-82,-83,-83,-83,-83,-83,-83,-83,-83,-83,-85,-83,-83,-83,-83,-83,-83,-83,-57,-53,-53,-55,-54,-54,-55,-54,-54,-54,-54,-54,-55,-51,-54,-54,-54,-54,-55,-55,-80,-80,-79,-80,-80,-81,-80,-80,-81,-80,-80,-81,-80,-80,-81,-80,-80,-80,-80,-79,-80,-81,-80,-80,-80,-80,-80,-81,-80,-80,-81,-81,-80,-80,-81,-81,-79,-80,-81,-79,-89,-89,-89,-89,-89,-89,-89,-89,-80,-78,-79,-80,-80,-79,-80,-80,-80,-80,-80,-80,-80,-80,-79,-80,-80,-79,-80,-79,-80,-80,-80,-80,-80,-79,-79,-79,-80,-78,-81,-79,-80,-81,-79,-80,-79,-80,-79,-80,-80,-80,-79,-79,-80,-79,-80,-80,-79,-78,-80,-80,-79,-79,-80,-80,-80,-78,-66,-66,-65,-66,-66,-66,-66,-66,-65,-66,-66,-65,-66,-66,-66,-66,-65,-66,-66,-66,-37,-49,-49,-49,-49,-49,-50,-49,-49,-49,-49,-49,-48,-49,-49,-48,-49,-48,-49,-49,-71,-70,-71,-71,-71,-71,-70,-71,-71,-70,-71,-71,-71,-71,-71,-70,-71,-71,-70,-71,-51,-51,-51,-51,-51,-49,-51,-52,-51,-51,-51,-50,-51,-51,-50,-51,-51,-51,-51,-51,-49,-49,-49,-50,-49,-49,-49,-49,-49,-50,-49,-48,-50,-38,-49,-46,-49,-49,-49,-49,-62,-59,-62,-59,-62,-59,-62,-59,-62,-59,-62,-59,-62,-60,-59,-59,-59,-62,-59,-59,-62,-60,-62,-62,-59,-63,-62,-59,-63,-62,-60,-59,-62,-62,-62,-62,-62,-62,-83,-82,-85,-83,-82,-85,-83,-82,-85,-83,-82,-83,-83,-83,-82,-84,-83,-81,-82,-85,-75,-75,-69,-75,-75,-75,-75,-75,-75,-75,-74,-76,-76,-76,-75,-55,-75,-75,-75,-74,-74,-73,-72,-74,-74,-73,-74,-74,-74,-74,-74,-73,-74,-74,-74,-72,-72,-74,-74,-80,-78,-79,-78,-78,-79,-76,-79,-79,-79,-77,-79,-79,-79,-79,-80,-79,-78,-79,-79,-77,-79,-78,-78,-78,-77,-77,-79,-79,-77,-77,-78,-80,-78,-78,-79,-78,-78,-79,-78,-77,-78,-78,-78,-78,-79,-78,-78,-79,-80,-78,-78,-79,-78,-78,-80,-78,-78,-80,-78,-78,-77,-77,-79,-78,-77,-79,-79,-78,-77,-79,-77,-78,-80,-77,-78,-79,-77,-78,-77,-51,-50,-83,-50,-49,-51,-51,-50,-49,-48,-50,-51,-50,-51,-50,-51,-83,-51,-51,-50,-76,-76,-77,-76,-76,-76,-76,-77,-77,-76,-76,-76,-77,-77,-77,-77,-77,-76,-77,-76];
rssi15 = [-76,-80,-79,-76,-76,-76,-76,-77,-76,-79,-80,-76,-80,-79,-80,-76,-79,-76,-80,-80,-79,-76,-79,-76,-76,-76,-76,-79,-77,-80,-78,-76,-80,-80,-76,-79,-77,-78,-80,-76,-76,-76,-76,-77,-76,-76,-79,-79,-76,-79,-79,-79,-76,-79,-76,-79,-80,-77,-80,-80,-86,-85,-85,-85,-85,-85,-85,-84,-86,-85,-85,-85,-84,-84,-85,-85,-85,-85,-84,-85,-71,-73,-71,-71,-71,-71,-75,-72,-64,-71,-75,-72,-71,-75,-72,-72,-75,-72,-73,-75,-77,-75,-77,-78,-78,-75,-78,-76,-75,-78,-77,-75,-78,-77,-75,-75,-77,-74,-75,-78,-77,-78,-77,-76,-75,-75,-76,-78,-77,-74,-78,-78,-74,-77,-78,-76,-75,-77,-75,-75,-78,-76,-77,-78,-76,-77,-79,-77,-78,-77,-77,-77,-77,-77,-77,-78,-78,-76,-78,-78,-46,-45,-48,-48,-52,-44,-46,-44,-45,-46,-45,-45,-50,-45,-45,-45,-45,-45,-45,-48,-74,-74,-75,-74,-74,-75,-74,-74,-75,-74,-74,-75,-74,-74,-75,-74,-75,-74,-74,-75,-76,-75,-75,-74,-73,-77,-74,-76,-76,-74,-76,-75,-75,-76,-76,-75,-76,-76,-75,-67,-68,-68,-69,-68,-68,-68,-67,-68,-68,-67,-67,-68,-67,-67,-68,-67,-66,-68,-68,-74,-74,-74,-74,-74,-74,-74,-75,-74,-74,-74,-74,-74,-74,-74,-73,-74,-74,-76,-74,-73,-76,-74,-73,-74,-74,-73,-74,-74,-73,-74,-73,-73,-74,-76,-73,-74,-78,-75,-73,-75,-72,-74,-74,-72,-74,-74,-75,-73,-74,-75,-73,-75,-73,-75,-75,-73,-75,-85,-87,-85,-86,-85,-85,-85,-85,-85,-86,-85,-85,-86,-85,-85,-84,-84,-86,-86,-86,-63,-60,-60,-60,-62,-60,-61,-62,-63,-60,-62,-63,-63,-62,-64,-63,-62,-62,-63,-60,-88,-88,-88,-88,-88,-88,-88,-90,-88,-90,-88,-88,-75,-75,-76,-77,-76,-75,-77,-76,-73,-77,-76,-72,-77,-76,-77,-77,-75,-77,-76,-62,-62,-62,-63,-62,-61,-63,-62,-62,-62,-60,-63,-68,-62,-63,-68,-62,-62,-62,-62,-75,-76,-77,-77,-75,-77,-75,-78,-75,-78,-75,-75,-77,-77,-75,-77,-77,-75,-75,-77,-88,-88,-88,-88,-88,-88,-88,-88,-59,-59,-59,-59,-59,-59,-58,-59,-59,-61,-56,-56,-59,-56,-56,-59,-56,-59,-58,-59,-64,-59,-59,-59,-59,-59,-59,-59,-58,-56,-56,-59,-56,-56,-59,-56,-59,-58,-59,-59,-60,-59,-59,-59,-59,-60,-57,-57,-59,-58,-57,-59,-57,-60,-59,-59,-59,-59,-59,-61,-83,-84,-84,-83,-80,-84,-81,-85,-84,-81,-85,-83,-84,-85,-83,-81,-84,-85,-84,-84,-46,-47,-47,-46,-46,-45,-45,-46,-46,-46,-46,-45,-46,-45,-46,-46,-46,-47,-47,-47,-71,-71,-71,-71,-71,-71,-71,-71,-72,-72,-70,-71,-71,-71,-71,-71,-71,-71,-71,-71,-78,-78,-78,-79,-78,-78,-78,-78,-78,-78,-78,-78,-79,-79,-78,-79,-79,-78,-79,-50,-50,-51,-51,-52,-51,-50,-50,-51,-51,-50,-50,-51,-51,-51,-53,-51,-50,-54,-51,-77,-78,-78,-77,-78,-78,-78,-77,-79,-78,-78,-79,-77,-78,-78,-77,-78,-78,-78,-78,-77,-78,-78,-78,-78,-78,-78,-78,-78,-77,-77,-78,-78,-77,-77,-79,-78,-77,-64,-65,-65,-65,-65,-63,-64,-65,-64,-63,-64,-64,-63,-65,-65,-66,-63,-65,-64,-64,-78,-78,-78,-80,-78,-78,-80,-78,-78,-80,-78,-78,-78,-79,-78,-78];
rssi16 = [-73,-74,-74,-73,-72,-73,-74,-73,-73,-73,-73,-73,-74,-73,-74,-74,-73,-73,-74,-74,-73,-73,-73,-74,-73,-73,-74,-73,-73,-74,-73,-74,-73,-73,-73,-74,-73,-73,-73,-74,-74,-74,-74,-73,-73,-73,-73,-73,-73,-73,-73,-73,-74,-73,-73,-72,-74,-73,-74,-73,-63,-64,-63,-63,-64,-63,-63,-64,-63,-63,-63,-63,-64,-63,-64,-64,-63,-64,-63,-63,-64,-63,-64,-64,-63,-63,-64,-63,-63,-64,-63,-63,-64,-64,-63,-64,-63,-64,-63,-63,-63,-64,-63,-63,-64,-63,-63,-64,-63,-63,-64,-63,-64,-63,-64,-63,-64,-87,-88,-87,-88,-88,-87,-87,-87,-86,-87,-87,-87,-88,-87,-86,-88,-87,-88,-88,-86,-72,-72,-72,-72,-72,-72,-72,-72,-75,-72,-72,-72,-72,-72,-63,-72,-74,-72,-72,-71,-71,-68,-68,-71,-68,-68,-68,-68,-68,-68,-68,-68,-68,-68,-68,-71,-68,-68,-71,-71,-71,-71,-71,-71,-71,-82,-83,-81,-81,-83,-81,-81,-83,-81,-81,-82,-81,-81,-82,-83,-81,-82,-83,-81,-42,-42,-44,-44,-43,-43,-42,-41,-42,-42,-44,-43,-43,-42,-43,-40,-44,-42,-44,-44,-79,-79,-77,-79,-78,-77,-78,-78,-78,-78,-79,-78,-79,-79,-79,-79,-79,-79,-79,-77,-78,-79,-78,-78,-79,-78,-78,-79,-78,-78,-78,-78,-78,-78,-78,-78,-78,-78,-79,-78,-78,-78,-78,-79,-78,-78,-79,-78,-78,-77,-79,-78,-78,-78,-78,-78,-78,-78,-78,-77,-76,-75,-75,-77,-77,-76,-76,-77,-77,-76,-77,-77,-77,-77,-76,-77,-77,-77,-76,-76,-76,-76,-76,-76,-76,-76,-76,-79,-79,-79,-79,-79,-79,-79,-79,-79,-79,-79,-79,-79,-79,-79,-79,-76,-79,-79,-76,-78,-76,-76,-78,-79,-76,-78,-79,-76,-78,-78,-76,-76,-78,-76,-76,-78,-76,-76,-78,-65,-64,-65,-65,-65,-65,-66,-65,-65,-65,-65,-65,-64,-65,-64,-65,-64,-68,-64,-65,-59,-57,-58,-59,-57,-57,-58,-57,-57,-59,-52,-57,-59,-58,-57,-57,-58,-59,-57,-58,-78,-78,-78,-78,-78,-77,-78,-78,-77,-78,-78,-77,-78,-78,-78,-78,-78,-77,-78,-78,-62,-63,-66,-63,-63,-62,-63,-62,-62,-63,-62,-62,-62,-63,-62,-63,-63,-62,-47,-63,-59,-57,-59,-58,-59,-58,-59,-59,-57,-61,-59,-57,-57,-60,-59,-57,-59,-59,-58,-58,-67,-68,-70,-67,-68,-71,-67,-70,-71,-67,-70,-71,-67,-70,-70,-71,-70,-70,-68,-70,-63,-62,-63,-66,-62,-63,-66,-63,-63,-65,-63,-63,-65,-63,-63,-63,-63,-62,-63,-66,-63,-66,-65,-65,-65,-65,-65,-65,-65,-84,-84,-83,-84,-86,-84,-84,-83,-85,-84,-83,-85,-84,-82,-83,-84,-83,-84,-86,-54,-54,-52,-54,-52,-54,-54,-54,-54,-54,-54,-57,-54,-51,-54,-54,-55,-54,-51,-52,-77,-78,-77,-77,-77,-77,-78,-77,-77,-77,-76,-77,-77,-76,-77,-77,-77,-77,-77,-77,-81,-81,-81,-81,-81,-81,-82,-81,-81,-81,-81,-81,-81,-82,-81,-81,-82,-81,-81,-86,-86,-86,-86,-86,-86,-86,-86,-86,-87,-86,-86,-87,-86,-87,-86,-87,-60,-60,-59,-60,-60,-59,-57,-59,-61,-60,-59,-65,-59,-59,-59,-61,-60,-59,-61,-59,-81,-81,-81,-81,-81,-81,-81,-81,-81,-81,-81,-81,-81,-81,-56,-56,-57,-56,-55,-56,-57,-56,-57,-56,-56,-57,-57,-56,-57,-56,-56,-56,-56,-57,-82,-82,-82,-82,-82];
rssi17 = [-82,-83,-83,-84,-83,-83,-83,-84,-83,-82,-82,-83,-83,-82,-83,-83,-83,-83,-82,-83,-81,-81,-81,-81,-81,-84,-84,-84,-84,-84,-84,-83,-84,-84,-83,-84,-84,-83,-84,-84,-83,-84,-84,-84,-84,-81,-81,-81,-81,-81,-81,-82,-82,-82,-82,-82,-79,-79,-79,-79,-79,-79,-79,-81,-80,-80,-81,-80,-80,-82,-80,-80,-79,-80,-80,-79,-79,-79,-80,-79,-79,-80,-79,-79,-80,-80,-80,-79,-80,-79,-79,-80,-79,-80,-80,-79,-80,-80,-81,-79,-79,-81,-79,-80,-80,-80,-80,-80,-80,-80,-79,-79,-79,-80,-80,-81,-78,-76,-76,-77,-78,-77,-77,-77,-76,-77,-77,-76,-78,-77,-77,-76,-76,-77,-76,-77,-61,-61,-61,-61,-61,-61,-60,-61,-61,-60,-57,-62,-60,-60,-60,-63,-70,-61,-60,-59,-79,-79,-79,-79,-79,-79,-79,-79,-79,-79,-80,-79,-79,-80,-79,-79,-79,-79,-79,-79,-35,-36,-36,-36,-35,-35,-35,-36,-35,-34,-36,-35,-34,-35,-35,-35,-35,-35,-35,-35,-82,-82,-82,-82,-82,-84,-84,-84,-84,-84,-84,-84,-84,-84,-84,-84,-84,-84,-84,-84,-84,-83,-83,-81,-81,-81,-81,-83,-83,-83,-81,-83,-81,-74,-73,-74,-74,-74,-74,-74,-72,-73,-72,-74,-74,-74,-74,-74,-74,-74,-73,-74,-74,-82,-82,-82,-82,-63,-63,-63,-63,-63,-62,-63,-63,-62,-63,-63,-63,-63,-63,-63,-63,-73,-63,-63,-63,-63,-63,-63,-63,-63,-63,-63,-63,-63,-63,-63,-63,-63,-63,-81,-81,-81,-81,-81,-81,-83,-84,-84,-83,-84,-84,-83,-84,-84,-83,-84,-84,-83,-84,-84,-83,-84,-62,-60,-60,-62,-61,-60,-62,-62,-60,-62,-63,-61,-61,-62,-60,-61,-60,-60,-62,-62,-87,-87,-87,-87,-87,-87,-61,-71,-69,-71,-71,-70,-71,-70,-70,-71,-76,-70,-70,-71,-62,-70,-71,-71,-70,-71,-62,-62,-46,-62,-61,-46,-61,-62,-60,-47,-62,-61,-60,-62,-62,-62,-62,-60,-50,-62,-84,-84,-84,-84,-84,-84,-84,-84,-84,-84,-84,-84,-88,-88,-88,-88,-88,-88,-83,-83,-86,-82,-86,-83,-84,-86,-83,-86,-83,-83,-87,-83,-83,-87,-82,-83,-86,-86,-41,-44,-39,-43,-41,-39,-41,-41,-39,-41,-44,-44,-43,-43,-43,-43,-41,-38,-39,-43,-81,-81,-81,-81,-81,-81,-81,-81,-81,-81,-81,-81,-81,-81,-81,-81,-81,-81,-81,-81,-82,-82,-82,-82,-82,-82,-82,-82,-82,-81,-82,-82,-81,-82,-82,-43,-43,-43,-44,-43,-43,-43,-39,-39,-43,-41,-43,-39,-41,-43,-39,-43,-41,-39,-43,-40,-40,-44,-43,-38,-39,-43,-40,-43,-38,-41,-43,-39,-43,-43,-38,-44,-41,-43,-41,-81,-81,-80,-81,-81,-80,-81,-81,-83,-81,-81,-83,-80,-81,-81,-80,-81,-81,-80,-51,-51,-51,-50,-51,-52,-51,-50,-51,-52,-51,-60,-52,-51,-51,-52,-71,-52,-50,-50,-85,-85,-85,-85,-85,-86,-85,-85,-87,-85,-85,-85,-85,-85,-85,-87,-87,-87,-87,-87,-87,-63,-64,-63,-65,-64,-64,-64,-64,-64,-64,-64,-64,-64,-64,-64,-64,-64,-63,-68,-47,-83,-83,-82,-83,-83,-82,-81,-83,-83,-81,-83,-83,-81,-83,-82,-83,-83,-82,-83,-83,-82,-82,-81,-82,-82,-82,-82,-80,-82,-82,-80,-82,-82,-82,-82,-82,-83,-82,-82,-81,-77,-77,-77,-77,-77,-77,-79,-77,-79,-79,-79,-79,-77,-79,-79,-77,-79,-79,-77,-79,-79,-77,-79,-79,-77,-79,-82,-80,-82,-80,-80,-82,-80,-82,-81,-82,-82,-81,-82,-82,-82,-83,-82,-82,-80,-82,-53,-53,-53,-54,-53,-53,-54,-54,-53,-53,-54,-54,-53,-53,-53,-52,-53,-52,-53,-54,-63,-63,-63,-63,-63,-63,-63,-63,-63,-63,-64,-63,-63,-63,-63,-63,-62,-63,-63,-63];
rssi18 = [-83,-83,-83,-84,-83,-83,-84,-84,-83,-84,-84,-83,-83,-84,-83,-83,-84,-83,-83,-84,-83,-83,-83,-83,-82,-83,-84,-83,-83,-83,-83,-83,-83,-83,-83,-83,-83,-83,-83,-83,-84,-83,-84,-84,-83,-83,-84,-83,-83,-84,-83,-83,-84,-83,-83,-84,-83,-84,-83,-84,-86,-86,-86,-86,-86,-86,-86,-69,-71,-71,-68,-71,-71,-68,-71,-70,-68,-71,-71,-69,-71,-71,-71,-71,-71,-71,-68,-82,-82,-82,-82,-82,-82,-82,-78,-82,-82,-78,-82,-82,-83,-82,-83,-83,-82,-83,-82,-82,-82,-82,-82,-82,-82,-82,-82,-82,-82,-82,-82,-82,-82,-82,-82,-82,-82,-82,-82,-72,-73,-72,-72,-73,-72,-78,-72,-73,-71,-73,-72,-72,-73,-72,-71,-72,-72,-72,-73,-50,-49,-51,-50,-46,-50,-48,-49,-50,-49,-49,-49,-47,-47,-48,-49,-49,-50,-49,-50,-79,-74,-77,-79,-77,-79,-74,-79,-77,-74,-79,-79,-74,-79,-79,-74,-79,-77,-76,-76,-76,-77,-76,-76,-77,-76,-76,-77,-77,-77,-76,-77,-76,-77,-77,-76,-76,-77,-76,-76,-78,-76,-76,-78,-76,-77,-76,-78,-77,-77,-77,-77,-77,-76,-77,-76,-76,-59,-59,-59,-59,-60,-59,-60,-59,-60,-60,-59,-60,-60,-59,-58,-59,-59,-60,-59,-59,-74,-74,-74,-74,-74,-74,-74,-74,-74,-74,-74,-78,-78,-78,-78,-78,-78,-78,-75,-75,-75,-75,-75,-75,-85,-85,-85,-85,-85,-85,-85,-67,-68,-67,-67,-68,-67,-47,-68,-67,-47,-67,-67,-68,-67,-46,-67,-67,-47,-68,-67,-90,-90,-90,-90,-90,-90,-81,-76,-81,-81,-76,-81,-82,-73,-81,-82,-73,-81,-82,-77,-81,-81,-81,-79,-81,-81,-68,-67,-67,-67,-67,-47,-67,-62,-47,-67,-68,-68,-68,-62,-67,-67,-62,-68,-67,-61,-83,-83,-83,-83,-83,-83,-83,-83,-83,-83,-83,-83,-83,-83,-83,-83,-83,-83,-83,-83,-62,-62,-62,-62,-63,-63,-62,-62,-62,-62,-61,-62,-62,-63,-62,-61,-62,-63,-62,-63,-62,-62,-62,-62,-62,-62,-62,-62,-62,-62,-62,-63,-61,-62,-62,-63,-62,-63,-62,-62,-62,-62,-62,-62,-62,-62,-63,-63,-62,-63,-62,-62,-62,-62,-62,-62,-62,-62,-62,-63,-81,-81,-81,-81,-81,-81,-81,-49,-50,-49,-49,-49,-48,-50,-49,-49,-49,-49,-49,-49,-49,-49,-49,-48,-49,-49,-49,-79,-79,-79,-79,-79,-80,-78,-77,-79,-80,-78,-79,-79,-79,-80,-79,-78,-79,-79,-79,-73,-69,-69,-68,-69,-69,-68,-69,-69,-69,-69,-69,-69,-69,-69,-69,-69,-68,-70,-69,-61,-60,-58,-61,-50,-61,-60,-60,-46,-61,-61,-60,-60,-61,-62,-60,-59,-62,-60,-61,-77,-77,-72,-72,-71,-72,-71,-73,-72,-71,-71,-72,-71,-69,-73,-71,-72,-72,-72,-73,-71,-72,-71,-70,-72,-72,-70,-72,-72,-70,-72,-73,-72,-73,-72,-72,-73,-72,-72,-70,-67,-66,-67,-67,-67,-66,-66,-67,-66,-67,-66,-66,-67,-67,-66,-67,-66,-66,-67,-66,-68,-69,-68,-69,-70,-69,-69,-70,-69,-69,-69,-70,-69,-68,-70,-69,-68,-68,-69,-68];
rssi19 = [-75,-74,-73,-74,-73,-74,-74,-73,-75,-74,-74,-74,-74,-73,-74,-74,-74,-74,-74,-75,-70,-69,-71,-69,-69,-69,-69,-69,-70,-69,-69,-69,-69,-70,-69,-69,-70,-69,-70,-69,-69,-69,-70,-68,-69,-70,-68,-69,-70,-68,-69,-69,-70,-69,-70,-70,-69,-70,-70,-69,-70,-70,-69,-70,-70,-69,-70,-70,-69,-70,-70,-69,-70,-69,-69,-70,-69,-67,-68,-69,-68,-68,-69,-68,-69,-70,-67,-68,-69,-71,-68,-69,-69,-69,-69,-70,-69,-56,-59,-59,-56,-58,-58,-59,-56,-57,-56,-57,-54,-56,-56,-56,-55,-55,-55,-56,-58,-78,-79,-79,-78,-79,-79,-79,-79,-79,-79,-79,-78,-78,-78,-78,-78,-78,-79,-79,-52,-53,-54,-54,-53,-53,-51,-52,-53,-54,-53,-54,-53,-53,-53,-52,-54,-51,-53,-53,-80,-81,-81,-81,-80,-81,-81,-81,-80,-80,-80,-80,-80,-80,-80,-81,-80,-80,-80,-80,-76,-76,-76,-76,-76,-76,-76,-76,-76,-75,-76,-76,-75,-76,-76,-76,-80,-76,-76,-76,-76,-75,-75,-76,-75,-75,-76,-75,-75,-75,-75,-76,-75,-75,-76,-75,-75,-76,-75,-75,-77,-75,-76,-77,-75,-76,-77,-75,-77,-76,-76,-76,-76,-76,-76,-76,-76,-76,-76,-76,-74,-74,-74,-73,-75,-75,-72,-74,-74,-74,-73,-74,-75,-74,-74,-74,-73,-74,-74,-74,-73,-72,-72,-73,-72,-72,-73,-73,-72,-73,-73,-72,-72,-73,-72,-73,-73,-72,-73,-73,-85,-85,-85,-86,-84,-85,-85,-85,-85,-85,-86,-85,-85,-84,-85,-85,-85,-84,-84,-84,-64,-62,-63,-63,-54,-63,-63,-62,-64,-63,-62,-63,-63,-63,-63,-64,-62,-63,-63,-62,-55,-56,-73,-55,-73,-73,-73,-73,-73,-73,-71,-73,-73,-73,-73,-73,-73,-55,-72,-72,-74,-74,-74,-74,-74,-73,-74,-73,-74,-74,-74,-74,-74,-74,-74,-73,-74,-75,-74,-73,-83,-83,-85,-86,-83,-87,-86,-85,-81,-81,-84,-81,-81,-83,-82,-84,-86,-83,-85,-56,-56,-55,-57,-56,-54,-57,-56,-57,-57,-55,-57,-56,-56,-55,-56,-54,-64,-67,-66,-64,-67,-64,-67,-63,-66,-67,-64,-66,-67,-65,-66,-67,-66,-66,-64,-66,-66,-64,-66,-66,-63,-66,-66,-63,-66,-66,-64,-64,-66,-65,-64,-66,-55,-56,-55,-55,-57,-55,-55,-56,-56,-57,-55,-56,-57,-55,-56,-55,-57,-56,-55,-55,-54,-54,-56,-55,-55,-56,-55,-56,-56,-55,-56,-55,-57,-56,-55,-57,-55,-57,-56,-66,-64,-66,-66,-64,-66,-66,-63,-66,-66,-66,-63,-66,-66,-66,-66,-66,-66,-64,-66,-64,-64,-64,-61,-64,-64,-64,-65,-63,-64,-64,-63,-64,-64,-64,-64,-64,-64,-64,-64,-81,-84,-82,-81,-84,-83,-84,-83,-85,-84,-82,-85,-81,-85,-81,-85,-85,-84,-85,-85,-84,-85,-85,-85,-87,-85,-87,-85,-87,-85,-85,-87,-78,-78,-79,-78,-79,-78,-79,-78,-78,-79,-78,-78,-78,-78,-78,-78,-79,-78,-78,-78,-79,-79,-79,-79,-79,-79,-79,-79,-79,-80,-78,-79,-78,-78,-79,-78,-79,-62,-64,-64,-64,-64,-64,-65,-64,-64,-65,-64,-64,-65,-64,-64,-64,-63,-64,-68,-64];
rssi20 = [-78,-78,-78,-78,-78,-78,-78,-68,-70,-70,-68,-71,-68,-70,-70,-68,-69,-70,-69,-68,-71,-68,-68,-70,-68,-71,-70,-71,-68,-71,-71,-68,-69,-71,-68,-68,-70,-68,-69,-70,-68,-71,-70,-68,-71,-70,-68,-68,-68,-71,-71,-68,-68,-70,-68,-69,-71,-69,-70,-68,-70,-70,-68,-70,-70,-68,-70,-82,-79,-82,-82,-79,-82,-82,-64,-83,-82,-82,-83,-82,-82,-79,-82,-82,-82,-79,-82,-83,-82,-82,-82,-82,-83,-82,-82,-82,-82,-82,-82,-79,-82,-82,-79,-82,-83,-79,-82,-79,-79,-79,-79,-79,-79,-79,-79,-79,-79,-79,-79,-79,-79,-79,-79,-79,-79,-85,-85,-85,-85,-85,-85,-85,-85,-81,-81,-80,-82,-81,-81,-82,-81,-81,-82,-81,-81,-82,-80,-81,-82,-84,-81,-82,-80,-73,-73,-73,-73,-73,-73,-73,-73,-73,-73,-73,-73,-61,-73,-73,-61,-73,-73,-73,-73,-63,-63,-63,-63,-70,-68,-68,-67,-68,-76,-68,-68,-67,-68,-68,-68,-67,-67,-67,-68,-67,-68,-68,-67,-71,-72,-71,-68,-71,-72,-68,-71,-72,-68,-71,-68,-71,-71,-68,-72,-71,-69,-72,-71,-73,-73,-73,-73,-73,-73,-73,-72,-69,-71,-68,-69,-71,-68,-69,-71,-68,-69,-71,-71,-69,-72,-71,-72,-72,-69,-71,-81,-81,-81,-81,-81,-81,-81,-81,-74,-74,-74,-74,-74,-74,-74,-74,-74,-74,-74,-74,-74,-74,-74,-73,-74,-74,-74,-74,-69,-69,-69,-69,-69,-69,-65,-70,-69,-65,-69,-69,-65,-69,-69,-65,-69,-69,-65,-69,-69,-70,-69,-69,-70,-69,-69,-69,-69,-69,-68,-69,-69,-70,-68,-69,-70,-69,-70,-69,-69,-69,-69,-69,-69,-70,-69,-68,-69,-69,-68,-69,-69,-68,-69,-69,-68,-69,-69,-69,-64,-63,-63,-63,-64,-63,-63,-64,-63,-63,-63,-64,-63,-63,-63,-63,-63,-63,-63,-63,-49,-49,-49,-48,-49,-49,-49,-48,-49,-48,-49,-48,-49,-50,-49,-49,-49,-47,-48,-49,-85,-85,-86,-86,-85,-85,-86,-85,-86,-87,-85,-85,-86,-86,-86,-86,-86,-86,-86,-86,-68,-68,-68,-69,-68,-69,-69,-67,-64,-68,-68,-64,-68,-68,-69,-68,-68,-69,-68,-69,-48,-48,-48,-49,-48,-49,-48,-49,-49,-49,-48,-48,-48,-49,-49,-49,-49,-48,-48,-49,-78,-79,-78,-78,-78,-78,-79,-78,-78,-79,-78,-78,-79,-78,-78,-78,-78,-78,-74,-74,-74,-74,-74,-74,-75,-74,-74,-76,-74,-74,-76,-74,-74,-74,-74,-74,-74,-70,-75,-75,-75,-75,-75,-75,-75,-75,-75,-75,-75,-75,-75,-75,-75,-75,-75,-75,-68,-68,-68,-68,-90,-89,-90,-90,-89,-90,-90,-89,-90,-90,-89,-90,-90,-90,-90,-90,-90,-90,-90,-90,-80,-80,-81,-79,-79,-79,-81,-79,-80,-80,-80,-81,-80,-80,-80,-80,-79,-80,-81,-81,-55,-54,-54,-55,-54,-49,-54,-54,-55,-55,-54,-55,-55,-55,-55,-54,-54,-55,-55,-54,-50,-50,-49,-49,-50,-50,-50,-49,-50,-50,-49,-49,-50,-50,-49,-50,-50,-50,-50,-49,-77,-78,-78,-77,-79,-78,-78,-79,-78,-79,-79,-78,-77,-78,-78,-77,-79,-78,-77,-78,-78,-77,-77,-79,-78,-80,-78,-78,-77,-77,-77,-77,-79,-78,-77,-79,-77,-77,-78,-76,-83,-83,-83,-83,-83,-83,-83,-83,-84,-84,-84,-84,-84,-84,-84,-84,-36,-35,-35,-36,-35,-36,-36,-35,-35,-36,-35,-36,-35,-35,-35,-80,-36,-36,-36,-35,-72,-73,-73,-72,-71,-71,-72,-71,-71,-70,-73,-72,-70,-73,-72,-73,-73,-72,-73,-73,-87,-86,-87,-87,-85,-86,-85,-87,-85,-86,-86,-86,-86,-87,-86,-85,-86,-86,-87,-88,-79,-79,-79,-79,-79,-79,-79];
x = x';
y = y';
z = z';
k = mean(z);
k = k*-1;
[xx,yy] = meshgrid (linspace (0,25,100));
griddata (x,y,z,xx,yy);
title (exp);
xlabel('x co-ordinate distance in meters');
ylabel('y co-ordinate distance in meters');
zlabel('mean of RSSI values in dBm');

clf();
boxplot ({rssi1,rssi2,rssi3,rssi4,rssi5,rssi6,rssi7,rssi8,rssi9,rssi10,rssi11,rssi12,rssi13,rssi14,rssi15,rssi16,rssi17,rssi18,rssi19,rssi20});
hold on
line([0:21], k, 'color', 'green');
hold off
title (exp);
ylabel('RSSI values in dBm');
xlabel('Measurement points');
xlim([0,21]);
set(gca, "XTick", [1:20]);
